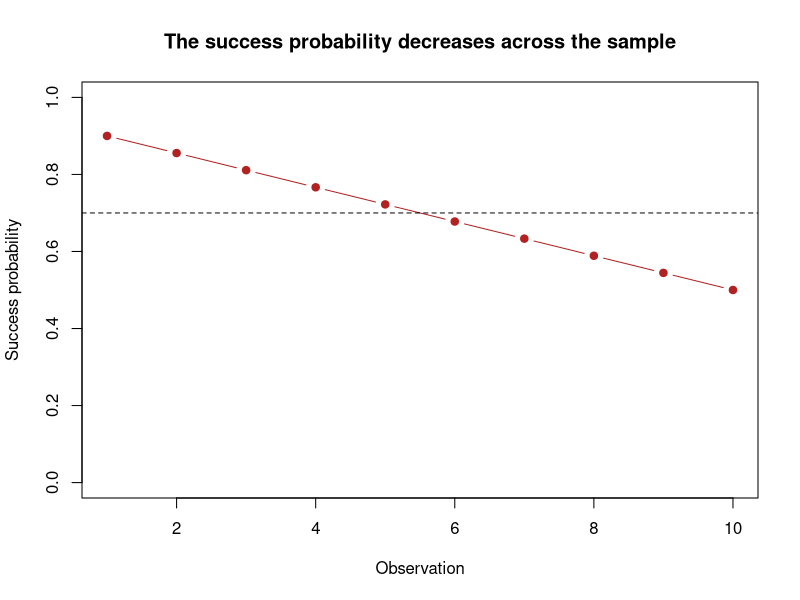
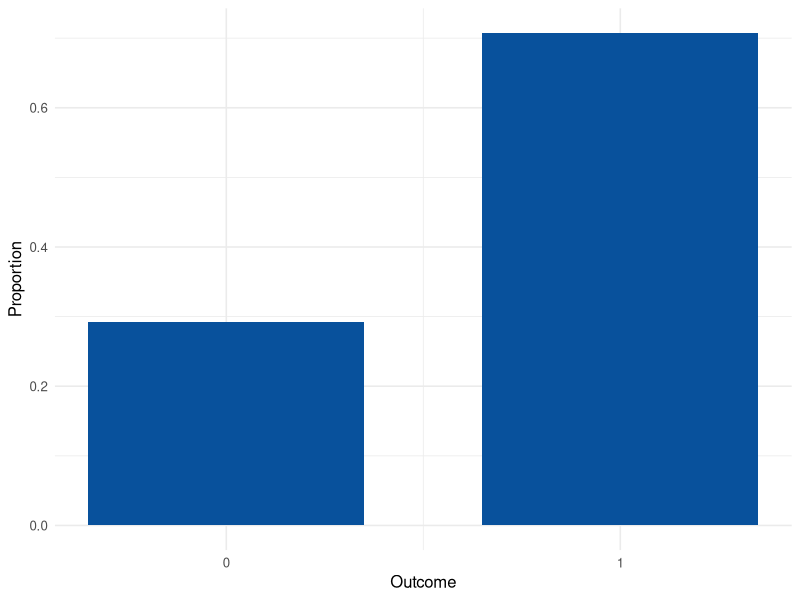
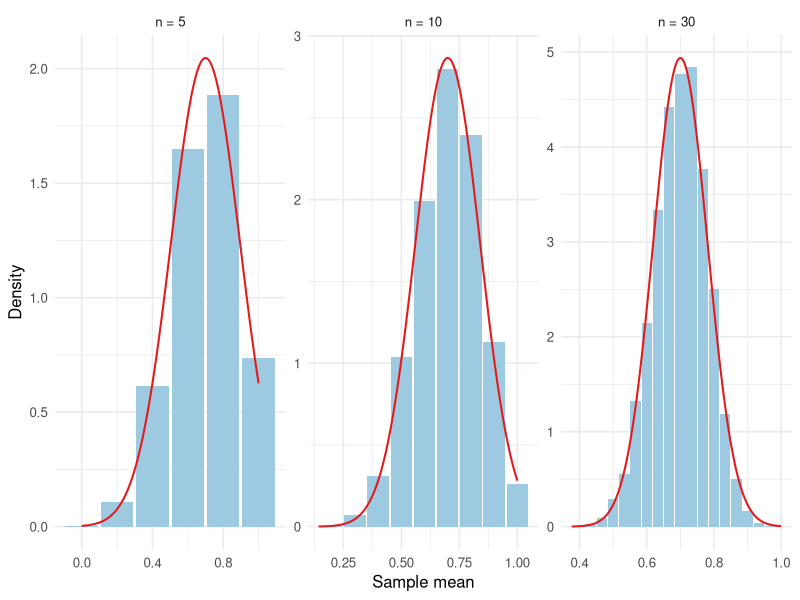
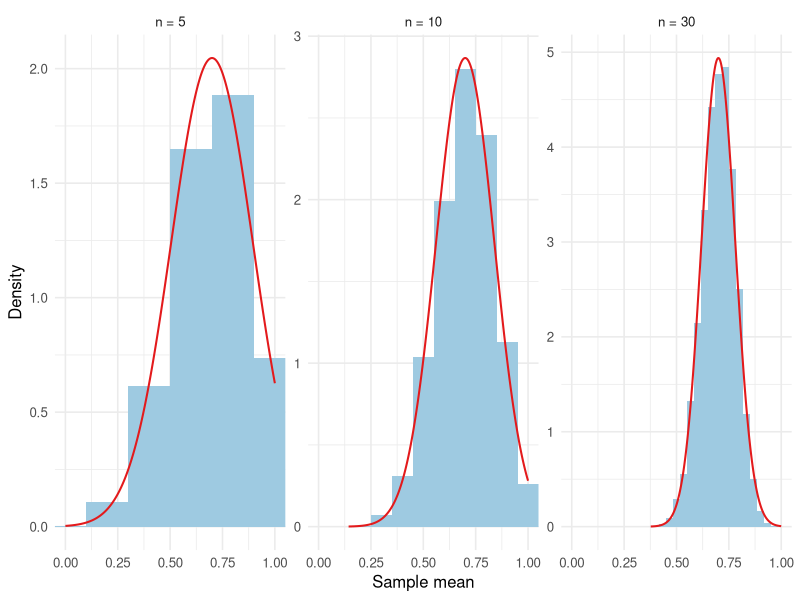
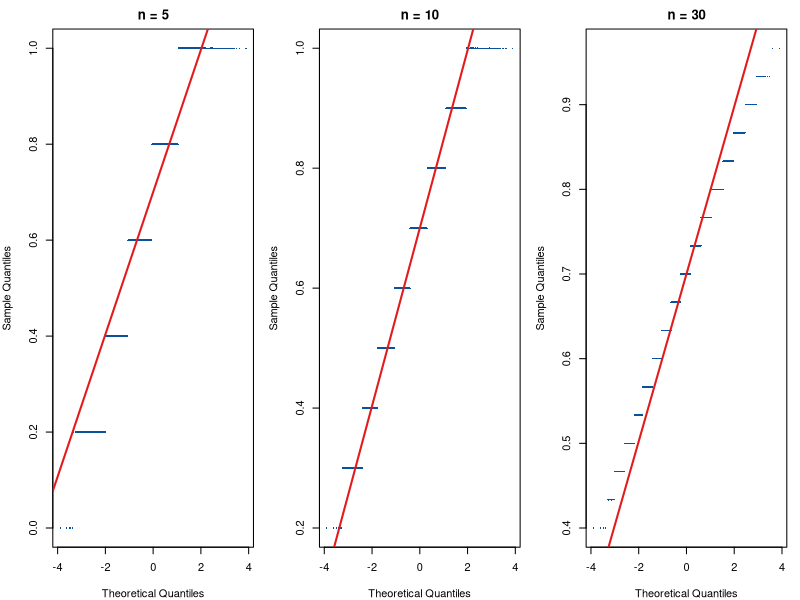

Write R code to recreate these figures, in order.
## ---- chunk 1
#| include: false
library(ggplot2)
library(knitr)
student_id <- 1069
## ---- chunk 2
n_show <- 10
observation <- 1:n_show
p_show <- seq(from = 0.90, to = 0.50, length.out = n_show)
data.frame(observation = observation, probability = round(p_show, 3))
## ---- chunk 3
#| echo: false
#| fig-width: 6.5
#| fig-height: 3.2
#| fig-cap: "Success probabilities for a sample of size 10. They decrease evenly from 0.90 to 0.50. This is the probability schedule, not a sampling distribution."
plot(
  observation, p_show,
  type = "b",
  pch = 19,
  ylim = c(0, 1),
  col = "firebrick",
  xlab = "Observation",
  ylab = "Success probability",
  main = "The success probability decreases across the sample"
)
abline(h = 0.70, lty = 2)
## ---- chunk 4
#| echo: false
#| fig-width: 6.5
#| fig-height: 3.2
#| fig-cap: "Ten thousand individual Bernoulli outcomes from the sample-size-10 schedule. This is the observations, not a sampling distribution."
set.seed(student_id)
individuals <- rbinom(
  n = 10000,
  size = 1,
  prob = rep(p_show, length.out = 10000)
)
ggplot(data.frame(outcome = individuals), aes(outcome)) +
  geom_bar(aes(y = after_stat(count / sum(count))), width = 0.7, fill = "#08519c") +
  scale_x_continuous(breaks = 0:1) +
  labs(x = "Outcome", y = "Proportion") +
  theme_minimal(base_size = 12)
## ---- chunk 5
set.seed(student_id)
one_probabilities <- seq(from = 0.90, to = 0.50, length.out = 5)
made <- rbinom(n = 5, size = 1, prob = one_probabilities)
data.frame(observation = 1:5, probability = round(one_probabilities, 3), made = made)
mean(made)
## ---- chunk 6
student_id <- 1069
B <- 10000
sample_sizes <- c(
  2, 3, 4, 5,
  8, 9, 10, 11, 12, 13, 14, 15, 16, 17, 18,
  20, 30, 40, 50, 60, 70, 80, 100
)

skewness <- function(x) {
  z <- (x - mean(x)) / sd(x)
  mean(z^3)
}

excess_kurtosis <- function(x) {
  z <- (x - mean(x)) / sd(x)
  mean(z^4) - 3
}

qq_scaled_rmse <- function(x) {
  x <- sort(x)
  theo <- qnorm(ppoints(length(x)))
  qs <- as.numeric(quantile(x, c(0.25, 0.75)))
  tqs <- qnorm(c(0.25, 0.75))
  slope <- diff(qs) / diff(tqs)
  intercept <- qs[1] - slope * tqs[1]
  fitted <- intercept + slope * theo
  sqrt(mean((x - fitted)^2)) / sd(x)
}

set.seed(student_id)

results <- data.frame()
stored_means <- list()

for (n in sample_sizes) {
  p <- seq(from = 0.90, to = 0.50, length.out = n)
  sample_means <- replicate(B, mean(rbinom(n = n, size = 1, prob = p)))

  variance_sum <- sum(p * (1 - p))
  theoretical_se <- sqrt(variance_sum) / n
  simulated_se <- sd(sample_means)
  theory_skewness <- sum(p * (1 - p) * (1 - 2 * p)) / variance_sum^(3 / 2)

  results <- rbind(
    results,
    data.frame(
      sample_size = n,
      simulated_mean = mean(sample_means),
      theoretical_mean = mean(p),
      simulated_se = simulated_se,
      theoretical_se = theoretical_se,
      se_ratio = simulated_se / theoretical_se,
      skewness = skewness(sample_means),
      theory_skewness = theory_skewness,
      excess_kurtosis = excess_kurtosis(sample_means),
      qq_discrepancy = qq_scaled_rmse(sample_means)
    )
  )

  stored_means[[as.character(n)]] <- sample_means
}

results$meets_rule <- with(
  results,
  abs(skewness) < 0.25 &
    abs(theory_skewness) < 0.25 &
    abs(excess_kurtosis) < 0.50 &
    abs(se_ratio - 1) <= 0.10
)

holds_n <- NA_integer_
for (i in seq_len(nrow(results))) {
  if (all(results$meets_rule[i:nrow(results)])) {
    holds_n <- results$sample_size[i]
    break
  }
}
first_passing_n <- min(results$sample_size[results$meets_rule])
late_failures <- results$sample_size[
  results$sample_size > first_passing_n & !results$meets_rule
]
focus_n <- c(5, holds_n, 30)
## ---- chunk 7
#| echo: false
results_view <- results
names(results_view) <- c(
  "Sample size", "Simulated mean", "Theoretical mean",
  "Simulated SE", "Theoretical SE", "SE ratio",
  "Skewness", "Theory skewness", "Excess kurtosis",
  "QQ discrepancy", "Meets the rule?"
)
results_view$`Meets the rule?` <- ifelse(results$meets_rule, "Yes", "No")
kable(
  results_view,
  digits = 3,
  row.names = FALSE,
  caption = "Ten thousand sample means of non-identical Bernoulli trials. The success probabilities decrease from 0.90 to 0.50. The theoretical mean is 0.70. The theoretical standard error adds up each observation's own variance."
)
## ---- chunk 8
#| echo: false
#| fig-width: 9
#| fig-height: 3.4
#| fig-cap: "Sample means of non-identical Bernoulli trials, with one bar per possible average. The red curve is the normal approximation."
lattice_df <- do.call(rbind, lapply(focus_n, function(n) {
  means <- round(stored_means[[as.character(n)]] * n) / n
  counts <- as.data.frame(table(means), stringsAsFactors = FALSE)
  data.frame(
    n = n,
    sample_mean = as.numeric(counts$means),
    density = counts$Freq / B * n,
    spacing = 0.92 / n
  )
}))
lattice_df$panel <- factor(
  paste0("n = ", lattice_df$n),
  levels = paste0("n = ", focus_n)
)

curve_df <- do.call(rbind, lapply(focus_n, function(n) {
  row <- results[results$sample_size == n, ]
  lower <- max(0, row$theoretical_mean - 4 * row$theoretical_se)
  upper <- min(1, row$theoretical_mean + 4 * row$theoretical_se)
  xs <- seq(lower, upper, length.out = 300)
  data.frame(
    panel = factor(paste0("n = ", n), levels = levels(lattice_df$panel)),
    x = xs,
    y = dnorm(xs, mean = row$theoretical_mean, sd = row$theoretical_se)
  )
}))

ggplot(lattice_df, aes(sample_mean, density)) +
  geom_col(aes(width = spacing), fill = "#9ecae1", linewidth = 0) +
  geom_line(data = curve_df, aes(x, y), color = "#e31a1c", linewidth = 0.7) +
  facet_wrap(~panel, nrow = 1, scales = "free") +
  labs(x = "Sample mean", y = "Density") +
  theme_minimal(base_size = 12)
## ---- chunk 9
#| echo: false
#| fig-width: 9
#| fig-height: 3.4
#| fig-cap: "The same Bernoulli means on one horizontal scale, from 0 to 1. The averages pull in toward 0.70. A single observation stays 0 or 1."
ggplot(lattice_df, aes(sample_mean, density)) +
  geom_col(aes(width = 1 / n), fill = "#9ecae1", linewidth = 0) +
  geom_line(data = curve_df, aes(x, y), color = "#e31a1c", linewidth = 0.7) +
  facet_wrap(~panel, nrow = 1, scales = "free_y") +
  coord_cartesian(xlim = c(0, 1)) +
  labs(x = "Sample mean", y = "Density") +
  theme_minimal(base_size = 12)
## ---- chunk 10
#| echo: false
#| fig-width: 9
#| fig-height: 3.4
#| fig-cap: "Q–Q plots of the Bernoulli means. The steps are the possible averages. The red line is qqline()."
par(mfrow = c(1, 3), mar = c(4, 4, 2.2, 1))
for (n in focus_n) {
  qqnorm(
    stored_means[[as.character(n)]],
    main = paste0("n = ", n),
    pch = 16,
    cex = 0.3,
    col = "#08519c"
  )
  qqline(stored_means[[as.character(n)]], col = "#e31a1c", lwd = 2)
}
## ---- chunk 11
#| results: hide
shapiro_results <- do.call(rbind, lapply(focus_n, function(n) {
  set.seed(student_id)
  fit <- shapiro.test(sample(stored_means[[as.character(n)]], 5000))
  data.frame(
    sample_size = n,
    W = unname(fit$statistic),
    p_value = fit$p.value
  )
}))
## ---- chunk 12
#| echo: false
shapiro_view <- shapiro_results
shapiro_view$p_value <- format.pval(shapiro_results$p_value, digits = 3, eps = 0.001)
names(shapiro_view) <- c("Sample size", "W", "p-value")
kable(
  shapiro_view,
  digits = 3,
  row.names = FALSE,
  caption = "Shapiro–Wilk tests on 5,000 of the 10,000 Bernoulli means. The means sit on a grid, so this test is not the cutoff."
)
